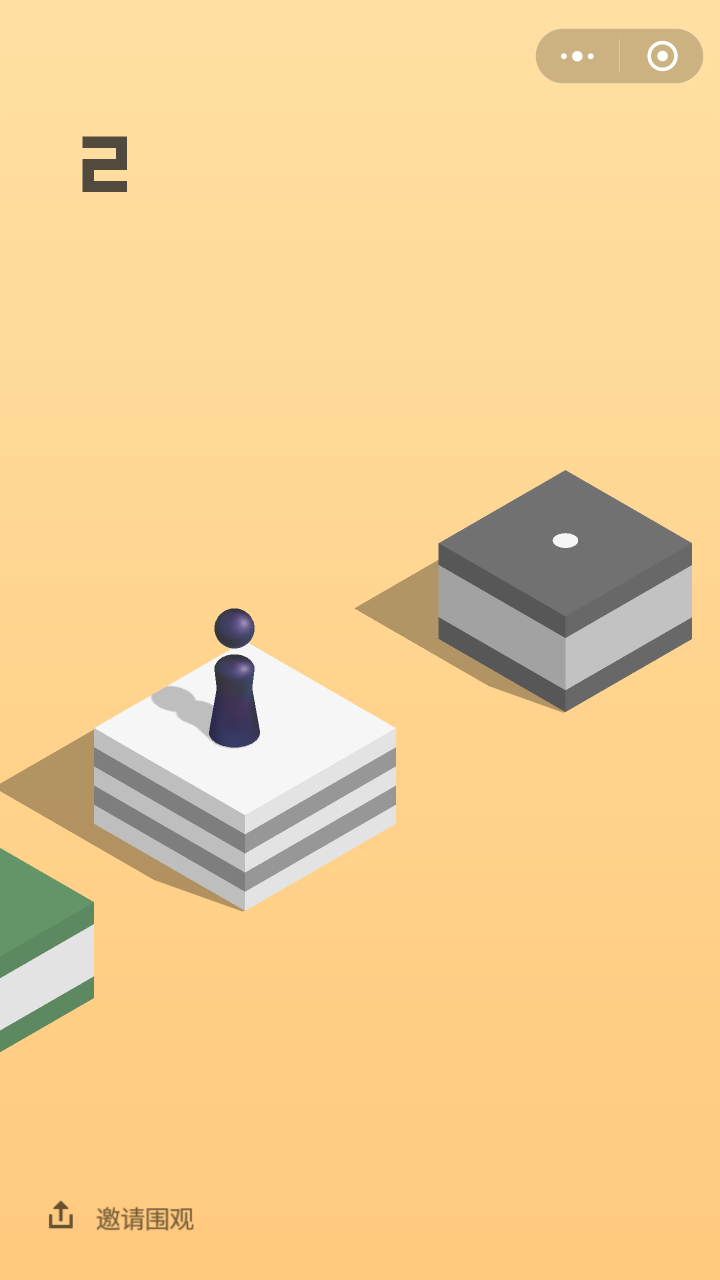
#> input picture P1440X2560/test/img/wx_jump_screen_0.png, 1440 x 2560 px (shown at 1/2 size)
$ python cv_learn.py
#> lines starting #> are read from the running program, lines starting #| are printed output that depends on the picture
import cv2
import numpy as np


img_bg = cv2.imread("./img/wx_jump_screen_0.png", 0)
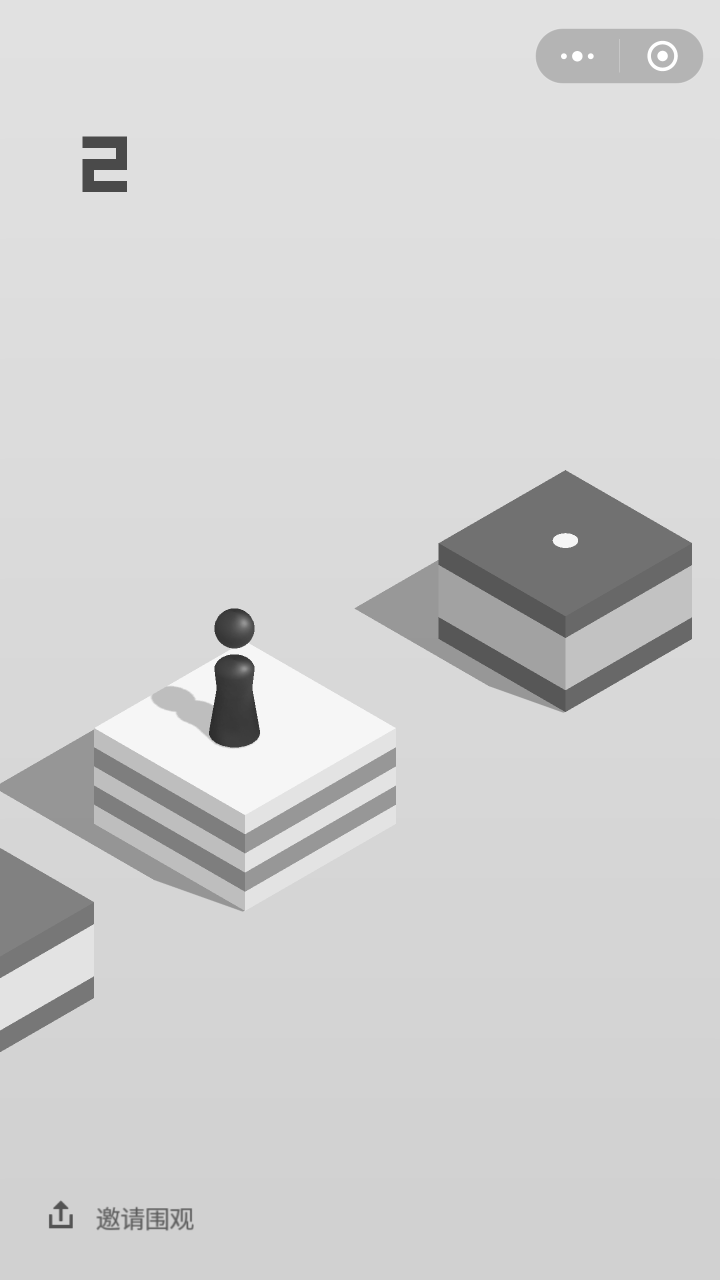
#> img_bg: shape (2560, 1440) (shown at 1/2 size); min 45, max 255, mean 208.9
img_target = cv2.imread("./img/target_1.jpg", 0)
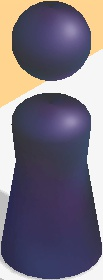
#> input picture P1440X2560/test/img/target_1.jpg, 103 x 280 px
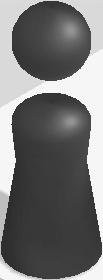
#> img_target: shape (280, 103); min 40, max 254, mean 116.9

img = cv2.GaussianBlur(img_bg, (3, 3), 0)
canny = cv2.Canny(img, 50, 150)
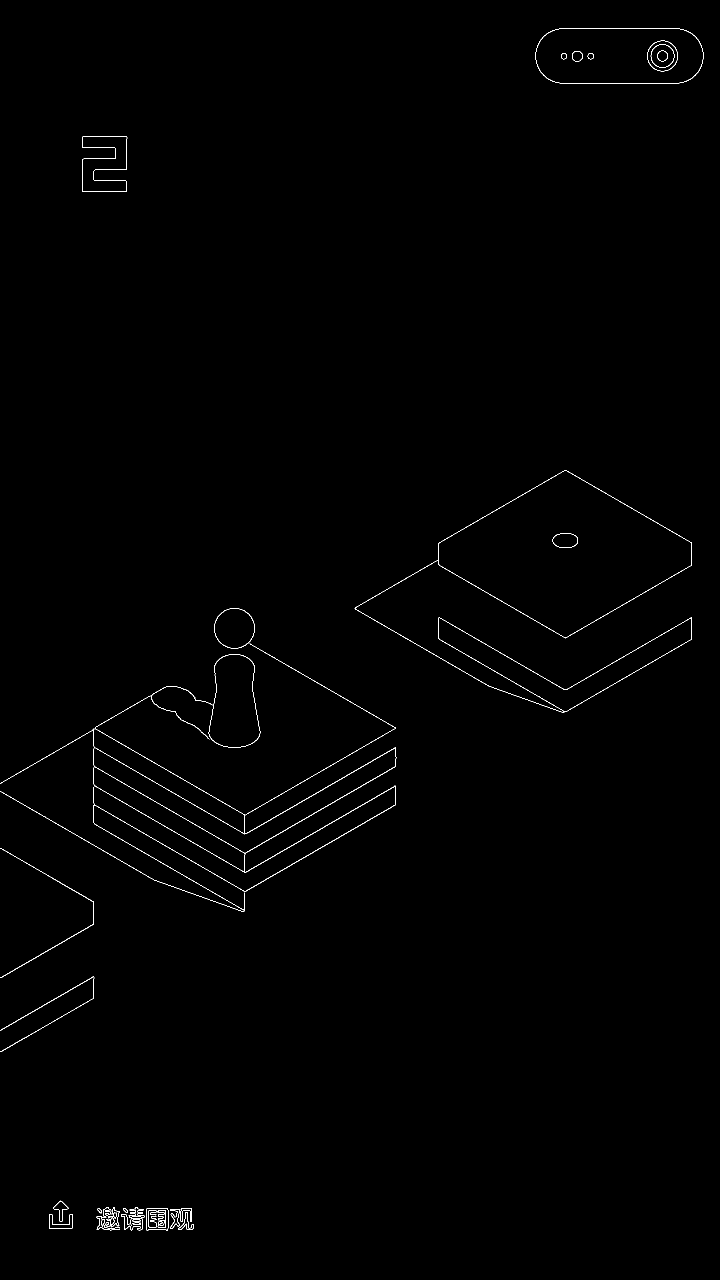
#> canny: shape (2560, 1440) (shown at 1/2 size); 0.44% white in thin lines or dots
H, W = canny.shape
#> H = 2560; W = 1440
y_top = np.nonzero([max(row) for row in canny[400:]])[0][0] + 400
#> y_top = 940
x_top = int(np.mean(np.nonzero(canny[y_top])))
#> x_top = 1130
y_bottom = y_top + 50
#> y_bottom = 990
for row in range(y_bottom, H):
    if canny[row, x_top] != 0:
        y_bottom = row
        break

x_center, y_center = x_top, (y_top + y_bottom) // 2
#> x_center = 1130; y_center = 1003

# cv2.rectangle(canny, (0, y_top), (500, y_top + 10), (255, 255, 0), 2)
cv2.circle(canny, (x_center, y_center), 10, (255, 255, 0), 2)
#> canny: shape (2560, 1440); 0.44% white in thin lines or dots
cv2.imwrite('./img/contours3.jpg', canny)
print(y_top)
#| 940
# [15 lines of commented-out code are left out]
